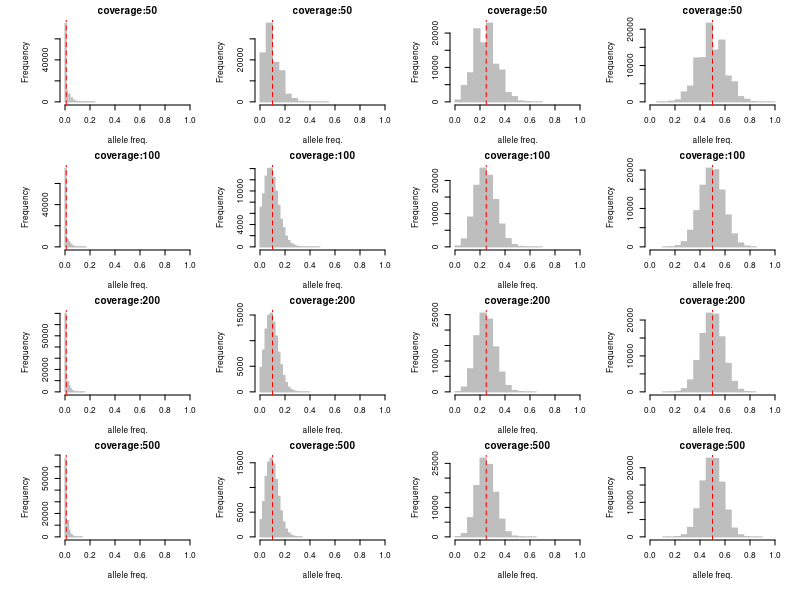

The R script that drew this image:
nsim <- 100000
af_c <- c(0.01,0.1,0.25,0.5)
sample_c <- c(40) # number of chromosomes
coverage_c <- c(50,100,200,500)
pdf("/Users/singhal/Desktop/af.pdf")

par(mfrow=c(length(coverage_c),length(af_c)),oma=c(2,2,0,0),cex=0.5,mar=c(4,4,2,2))

for (c in 1:length(coverage_c)) {
	for (a in 1:length(af_c)) {
		af <- af_c[a]
		sample <- sample_c[1]
		coverage <- coverage_c[c]
	
		af_pop_true <- rbinom(nsim,sample,af) / sample

		af_pop_pool <- rep(NA,nsim)
		for (i in 1:length(af_pop_true)) {
			af_pop_pool[i] = rbinom(1,coverage,af_pop_true[i])/coverage
			}
		
		hist(af_pop_pool,freq=T,col="gray",border="gray",xlab="allele freq.",main=NULL,xlim=c(0,1))
		abline(v=af,col="red",lty=2)
		title(main=paste("coverage:",coverage,sep=""))
		}	
	}	
dev.off()